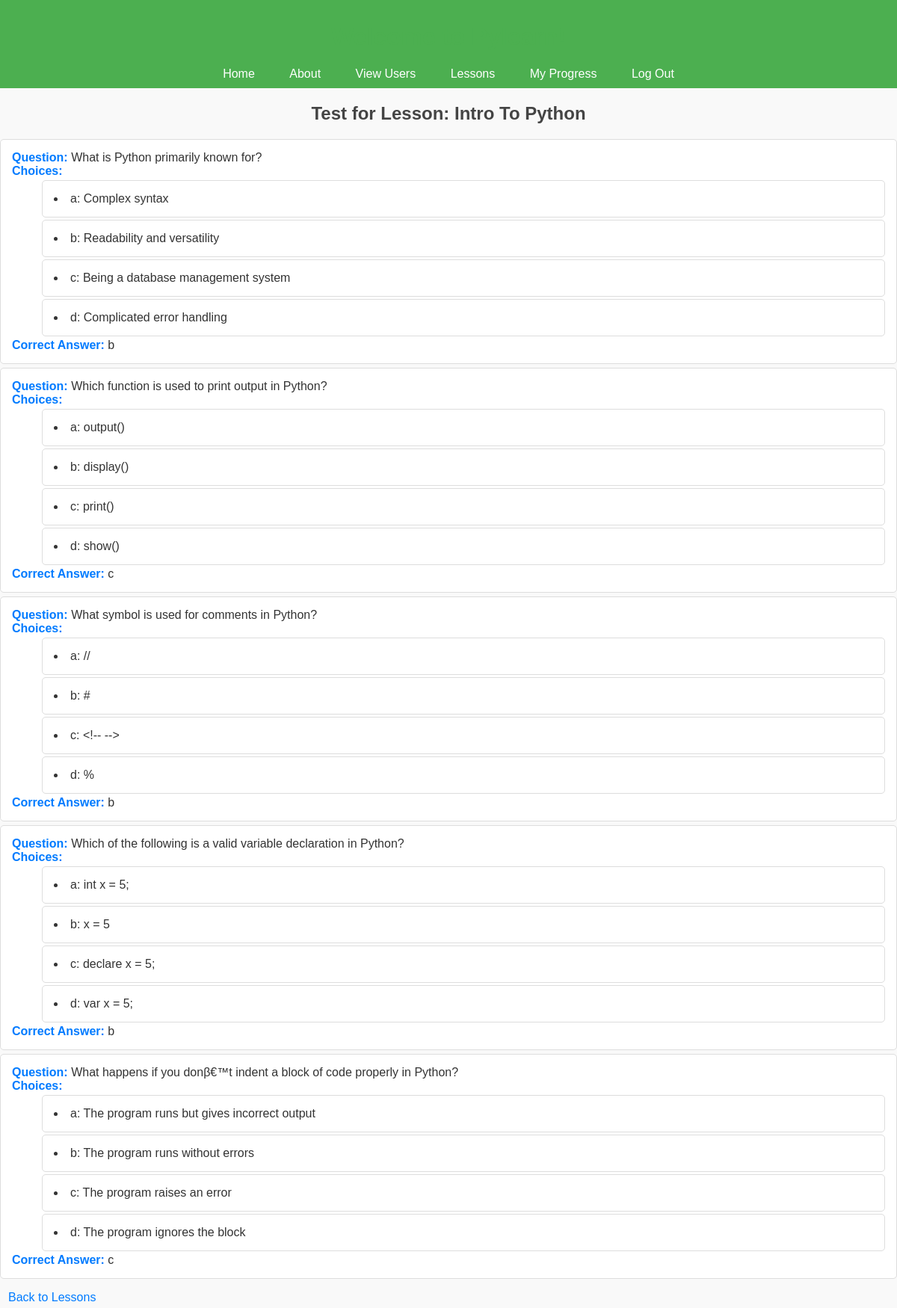
The app's page /lessons/view_lesson_test/0/ (signed in) with its own data.
### lessons/models.py (models this page shows, shortened)
class Lesson(models.Model):
    title = models.CharField(max_length=200)
    content = models.TextField()  # HTML or Markdown for lesson content
    order = models.IntegerField()  # Lesson order in the curriculum

class Quiz(models.Model):
    lesson = models.ForeignKey(Lesson, on_delete=models.CASCADE, related_name="quizzes")
    question = models.TextField()
    answer_choices = models.JSONField()  # Store multiple choices as JSON
    correct_answer = models.CharField(max_length=100)

### lessons/views.py (the view)
# urls.py: path('view_lesson_test/<int:lesson_id>/', views.view_lesson_test, name='view_lesson_test'),
@login_required
def view_lesson_test(request, lesson_id):
    lesson = get_object_or_404(Lesson, id=lesson_id)    # get specified lesson
    quizzes = lesson.quizzes.all()  # get all quizzes associated with that lesson
    return render(request, 'view_lesson_test.html', {'lesson': lesson, 'quizzes': quizzes}) # display lesson test

### lessons/templates/view_lesson_test.html
{% extends 'base.html' %}
{% block content %}
<head>
    {% load static %}
    <link rel="stylesheet" type="text/css" href="{% static 'styles/test_style.css' %}">
</head>
<h2>Test for Lesson: {{ lesson.title }}</h2>
<ul>
    {% for quiz in quizzes %}
    <li>
        <strong>Question:</strong> {{ quiz.question }}<br>
        <strong>Choices:</strong>
        <ul>
            {% for key, choice in quiz.answer_choices.items %}
            <li>{{ key }}: {{ choice }}</li>
            {% endfor %}
        </ul>
        <strong>Correct Answer:</strong> {{ quiz.correct_answer }}
    </li>
    {% empty %}
    <li>No test available for this lesson.</li>
    {% endfor %}
</ul>
<a href="{% url 'lessons:view_lessons' 1 lesson.id %}">Back to Lessons</a>
{% endblock %}

### static/css/styles.css (style rules this page uses)
body { font-family: Arial, sans-serif; margin: 20px; padding: 0; background-color: #f9f9f9; color: #333; }
h1, h2, h3 { color: #4CAF50; }
ul { list-style-type: none; padding: 0; }
ul li { margin: 5px 0; }
ul ul { list-style-type: disc; margin-left: 20px; padding-left: 20px; }
ul ul li { margin: 3px 0; list-style-position: inside; }

### lessons/templates/styles/test_style.css (style rules this page uses)
body { font-family: Arial, sans-serif; background-color: #f9f9f9; color: #333; margin: 0; padding: 0; }
h2 { color: #444; text-align: center; }
ul { list-style-type: none; padding: 0; }
li { background-color: #ffffff; border: 1px solid #ddd; margin-bottom: 10px; padding: 15px; border-radius: 5px; }
strong { color: #007BFF; }
a { text-decoration: none; color: #007BFF; border: 1px solid transparent; padding: 5px 10px; border-radius: 3px; transition: background-color 0.3s ease; }

### records on screen
Lesson: title "Intro To Python"
Quiz: question "What is Python primarily known for?", answer_choices "a" "b" "c" "d", answer_choices "Complex syntax" "Readability and versatility" "Being a database management system" "Complicated error handling", correct_answer "b"
Quiz: question "Which function is used to print output in Python?", answer_choices "a" "b" "c" "d", answer_choices "output()" "display()" "print()" "show()", correct_answer "c"
Quiz: question "What symbol is used for comments in Python?", answer_choices "a" "b" "c" "d", answer_choices "//" "#" "<!-- -->" "%", correct_answer "b"
Quiz: question "Which of the following is a valid variable declaration in Python?", answer_choices "a" "b" "c" "d", answer_choices "int x = 5;" "x = 5" "declare x = 5;" "var x = 5;", correct_answer "b"
Quiz: question "What happens if you donβ€™t indent a block of code properly in Python?", answer_choices "a" "b" "c" "d", answer_choices "The program runs but gives incorrect output" "The program runs without errors" "The program raises an error" "The program ignores the block", correct_answer "c"
